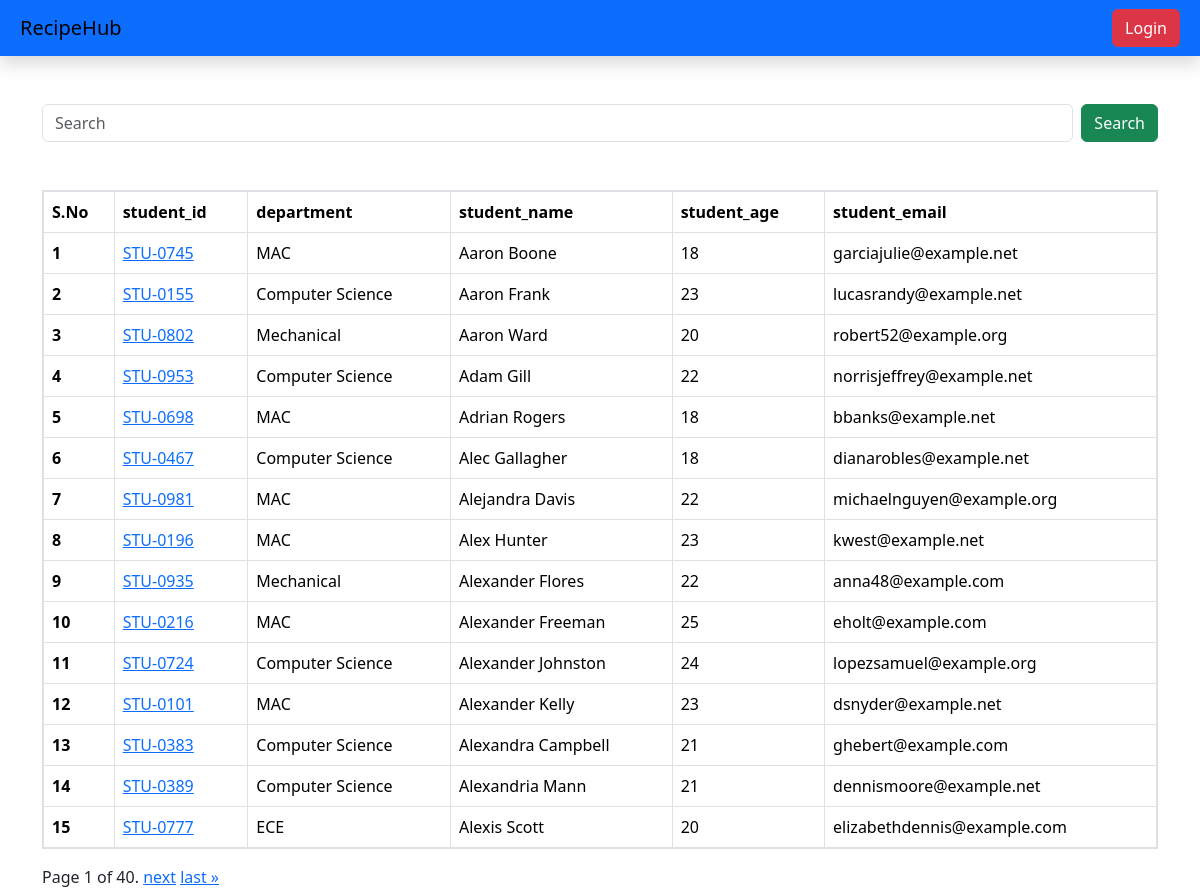
The page /students/ on the database its author committed.
### vege/models.py (models this page shows, shortened)
class Student(models.Model):
    department=models.ForeignKey(Department,related_name="depart",on_delete=models.CASCADE)
    student_id=models.OneToOneField(StudentID,related_name="studentid",on_delete=models.CASCADE)
    student_name=models.CharField(max_length=100)
    student_email=models.EmailField(unique=True)
    student_age=models.IntegerField(default=18)
    student_address=models.TextField()
    is_deleted=models.BooleanField(default=False)
    objects=StudentManager()
    admin_objects=models.Manager()
    class Meta:
        ordering=['student_name']
        verbose_name=["student"]

class StudentID(models.Model):
    student_id=models.CharField(max_length=100)
    def __str__(self) -> str:
        return  self.student_id

class Department(models.Model):
    department=models.CharField(max_length=100)
    class Meta:
        ordering=['department']

### vege/views.py (the view, shortened to what this page needs)
# urls.py: path('students/',get_students,name='get_students'),
def get_students(request):
    queryset=Student.objects.all()
    paginator = Paginator(queryset, 15)
    page_number = request.GET.get("page",1)
    page_obj = paginator.get_page(page_number)
    return render(request,'report/students.html',{'queryset':page_obj})

### vege/models.py (called while the page is built)
    def get_queryset(self):
        return super().get_queryset().filter(is_deleted=False)

### vege/templates/report/students.html (shortened to what this page needs)
{% extends 'base.html' %}
{%block start%}
<div class="container">
    <form class="d-flex my-5" role="search">
        <input class="form-control me-2"  name="search" type="search" placeholder="Search">
        <button class="btn btn-success" type="submit">Search</button>
    </form>
    <table class="table table-bordered">
        <thead>
          <tr>
            <th scope="col">S.No</th>
            <th scope="col">student_id</th>
            <th scope="col">department</th>
            <th scope="col">student_name</th>
            <th scope="col">student_age</th>
            <th scope="col">student_email</th>
          </tr>
        </thead>
        <tbody>
            {% for student in queryset %}
          <tr>
            <th scope="row">{{forloop.counter}}</th>
            <td>
                <a href="{% url 'see_marks' student.student_id %}">
                    {{student.student_id}}
                </a>
            </td>
            <td>{{student.department.department}}</td>
            <td>{{student.student_name}}</td>
            <td>{{student.student_age}}</td>
            <td>{{student.student_email}}</td>
          </tr>
            {% endfor %}
        </tbody>
      </table>
      <div class="pagination">
        <span class="step-links">
            <span class="current">
                Page {{ queryset.number }} of {{ queryset.paginator.num_pages }}.
            </span>
            {% if queryset.has_next %}
                <a href="?page={{ queryset.next_page_number }}">next</a>
                <a href="?page={{ queryset.paginator.num_pages }}">last &raquo;</a>
            {% endif %}
        </span>
    </div>
</div>
{% endblock %}

### home/templates/base.html (style rules this page uses)
table, th, td { border: 2px solid; }

### rows shown on the page
Student: student_id "STU-0745", department.department "MAC", student_name "Aaron Boone", student_age "18", student_email "garciajulie@example.net"
Student: student_id "STU-0155", department.department "Computer Science", student_name "Aaron Frank", student_age "23", student_email "lucasrandy@example.net"
Student: student_id "STU-0802", department.department "Mechanical", student_name "Aaron Ward", student_age "20", student_email "robert52@example.org"
Student: student_id "STU-0953", department.department "Computer Science", student_name "Adam Gill", student_age "22", student_email "norrisjeffrey@example.net"
Student: student_id "STU-0698", department.department "MAC", student_name "Adrian Rogers", student_age "18", student_email "bbanks@example.net"
Student: student_id "STU-0467", department.department "Computer Science", student_name "Alec Gallagher", student_age "18", student_email "dianarobles@example.net"
Student: student_id "STU-0981", department.department "MAC", student_name "Alejandra Davis", student_age "22", student_email "michaelnguyen@example.org"
Student: student_id "STU-0196", department.department "MAC", student_name "Alex Hunter", student_age "23", student_email "kwest@example.net"
Student: student_id "STU-0935", department.department "Mechanical", student_name "Alexander Flores", student_age "22", student_email "anna48@example.com"
Student: student_id "STU-0216", department.department "MAC", student_name "Alexander Freeman", student_age "25", student_email "eholt@example.com"
Student: student_id "STU-0724", department.department "Computer Science", student_name "Alexander Johnston", student_age "24", student_email "lopezsamuel@example.org"
Student: student_id "STU-0101", department.department "MAC", student_name "Alexander Kelly", student_age "23", student_email "dsnyder@example.net"
Student: student_id "STU-0383", department.department "Computer Science", student_name "Alexandra Campbell", student_age "21", student_email "ghebert@example.com"
Student: student_id "STU-0389", department.department "Computer Science", student_name "Alexandria Mann", student_age "21", student_email "dennismoore@example.net"
Student: student_id "STU-0777", department.department "ECE", student_name "Alexis Scott", student_age "20", student_email "elizabethdennis@example.com"

### other values the page prints
{{ queryset.number }} "1"
{{ queryset.paginator.num_pages }} "40"
